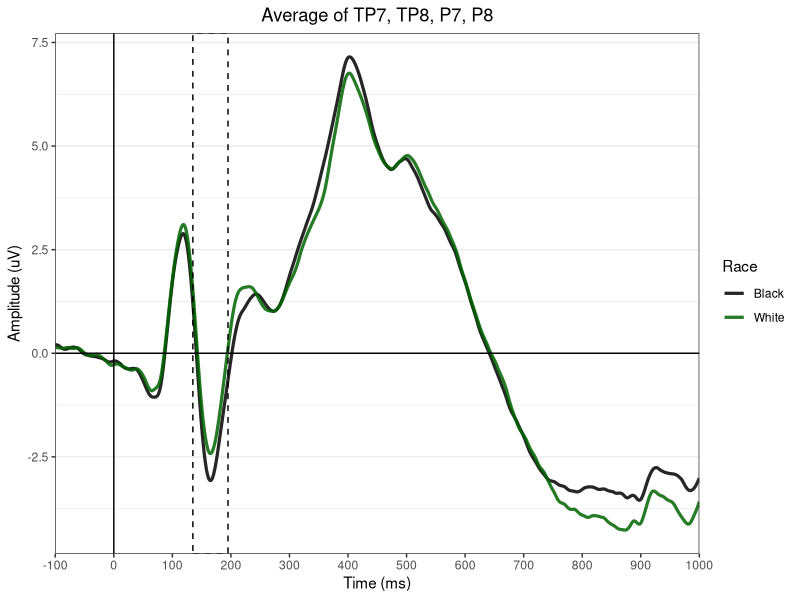
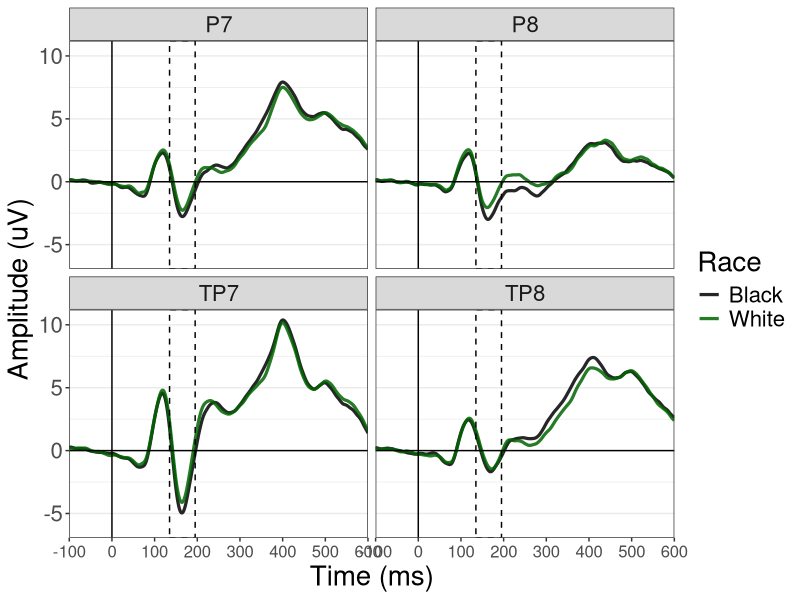
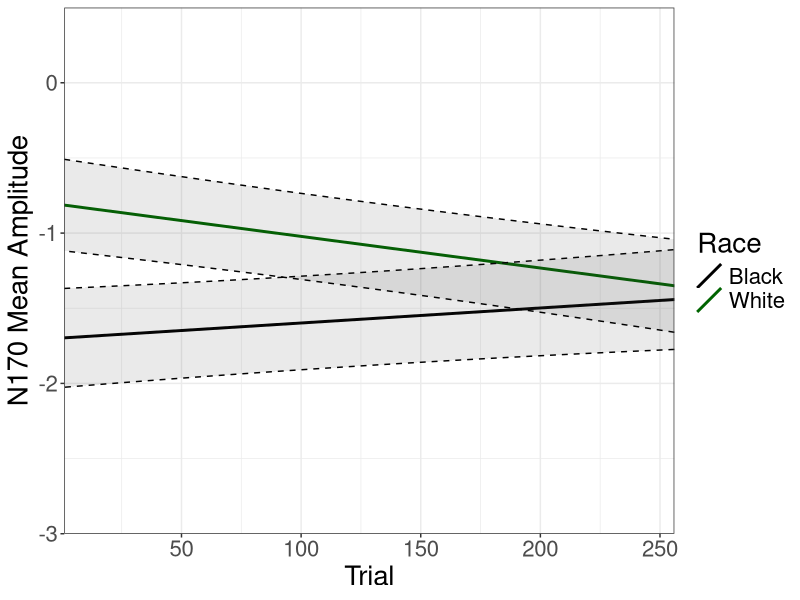
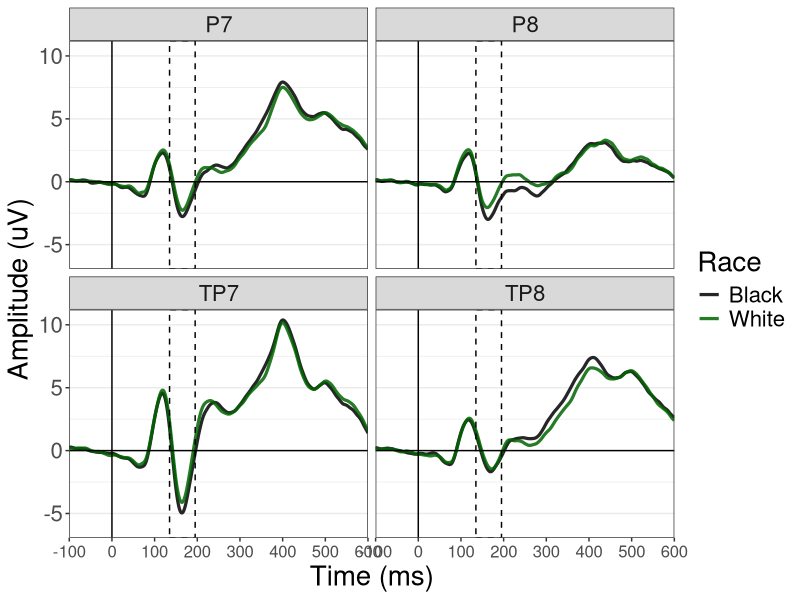
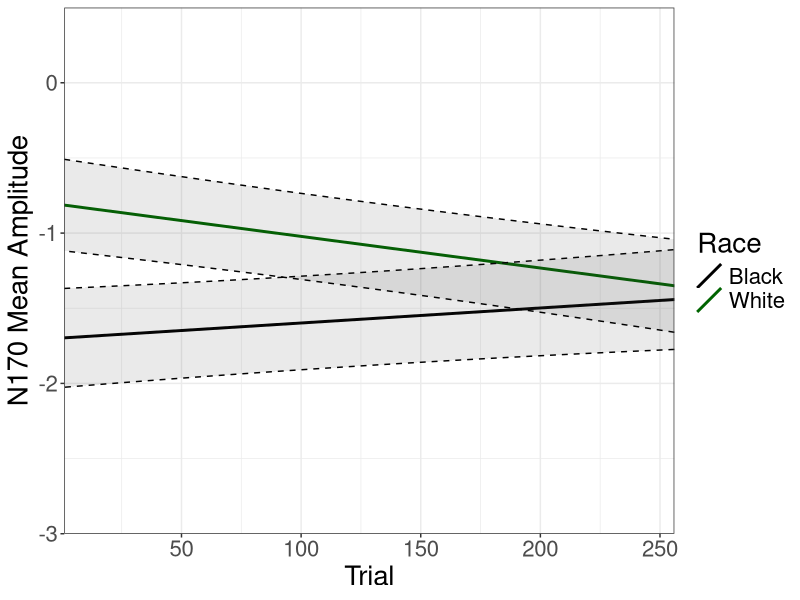

These charts were generated, in order, by the following R code:
## ---- chunk 1
knitr::opts_chunk$set(echo = TRUE)
options(width=140)
require(dplyr)
require(ggplot2)
require(lme4)
require(lmerTest)
require(tidyr)
## ---- chunk 2
grand = read.delim("For_plotting_Cat_N170_noBS.txt")
grand$avgElec = (grand$TP7 + grand$TP8 + grand$P7 + grand$P8)/4

avg = select(grand, Time, Race, avgElec) %>% 
  group_by(Time, Race) %>% 
  summarise_each(funs(mean(., na.rm=TRUE))) %>% 
  as.data.frame()

N170box =  annotate("rect",    #N170
                    xmin=135, xmax=195, ymin=-Inf, ymax=Inf,
                    alpha=0,
                    fill="#F0E0FF",
                    color="black", 
                    linetype="dashed")

ERPline = geom_line(lwd=1.1, alpha=.85,
                    aes(color = Race, linetype = Race))

condLineType <- c("Black" = "solid",
                  "White" = "solid")

condColors <- c("Black" = "black", 
                "White" = "darkgreen")

none = element_blank() 

# average of all 9 electrodes
ggplot(data=avg, aes(Time, avgElec, group = Race)) + 
  ERPline + 
  N170box + 
  theme_bw() + 
  theme(panel.grid.major.x = none, panel.grid.minor.x = none) +
  scale_x_continuous("Time (ms)", 
                     limits=c(-100, 1000), 
                     expand=c(0,0),   # expand=c(0,0) removes extra space before & after data
                     breaks=c(-100, 0, 100, 200, 300, 400, 500, 600, 700, 800, 900, 1000)) +
  geom_hline(yintercept=0) + # adds x axis
  geom_vline(xintercept=0) +
#  scale_y_continuous(limits =c(10, -7.5)) +  # scale_y_reverse flips y axis
  ylab("Amplitude (uV)") +
  scale_color_manual(values=condColors) +
  scale_linetype_manual(values=condLineType) +
  ggtitle("Average of TP7, TP8, P7, P8") +
  theme(plot.title = element_text(hjust = 0.5)) # center title

# make different data frame to facet electrodes and plot them separately
forfacetting = select(grand, Time, Race, TP7, TP8, P7, P8) %>% 
  group_by(Time, Race) %>% 
  summarise_each(funs(mean(., na.rm=TRUE))) %>% 
  as.data.frame() %>% 
  gather("Electrode", "MeanAmp", 3:6)

# each electrode separately
ggplot(data=forfacetting, aes(Time, MeanAmp, group = Race)) + 
  ERPline + 
  N170box + 
  theme_bw() + 
  facet_wrap(~Electrode) +
  theme(panel.grid.major.x = none, panel.grid.minor.x = none) +
  scale_x_continuous("Time (ms)", 
                     limits=c(-100, 600), 
                     expand=c(0,0),   # expand=c(0,0) removes extra space before & after data
                     breaks=c(-100, 0, 100, 200, 300, 400, 500, 600)) +
  geom_hline(yintercept=0) + # adds x axis
  geom_vline(xintercept=0) +
#  scale_y_continuous(limits =c(10, -7.5)) +  # scale_y_reverse flips y axis
  ylab("Amplitude (uV)") +
  scale_color_manual(values=condColors) +
  scale_linetype_manual(values=condLineType) +
#  ggtitle("Average of TP7, TP8, P7, P8") +
  theme(plot.title = element_text(hjust = 0.5),# center title
        axis.title = element_text(size = 20),
        axis.text.y = element_text(size = 16),
        axis.text.x = element_text(size = 12),
        legend.title = element_text(size = 20),
        legend.text = element_text(size = 16),
        strip.text = element_text(size = 16)) 

ggsave("./FacettedGrandAverages_N170.tiff")

## ---- chunk 3
dat = read.delim("./Cat_AllSubs_TBTaverages_noBS_groupN170.txt")

sigavg = select(dat, -Trial, -Condition, -Fix) %>% 
  group_by(Subject, Race, Electrode) %>% 
  summarise_each(funs(mean(., na.rm = T))) %>% 
  as.data.frame()

sum = lmer(MeanAmp ~ (1|Subject) + (1|Electrode:Subject), dat = sigavg) %>% summary()

subICC = 4.539/(4.539+1.464+2.235)
elecICC = 2.235/(4.539+1.464+2.235)
## ---- chunk 4
# add effect codes for categorical variables
sigavg$Race.e = NA
sigavg$Race.e[sigavg$Race == "Black"] = -1
sigavg$Race.e[sigavg$Race == "White"] = 1

grand1 = lmer(MeanAmp ~ Race.e + (Race.e|Subject) + (1|Electrode:Subject), dat = sigavg)
## ---- chunk 5
summary(grand1)$varcor
## ---- chunk 6
round(summary(grand1)$coefficients, digits = 3)
## ---- chunk 7
lmer(MeanAmp ~ (1|Subject) + (1|Electrode:Subject), dat = dat) %>% summary()

subICC = 4.557/(4.557+2.392+100.462)
elecICC = 2.392/(4.557+2.392+100.462)
## ---- chunk 8
# making dummy codes is redundant but comforting, so LET ME LIVE
dat$Race.d = NA
dat$Race.d[dat$Race == "Black"] = 0
dat$Race.d[dat$Race == "White"] = 1

# find slopes and intercepts with dummy coded model, trial (unscaled) is included
plot1.d = lmer(MeanAmp ~ Race.d*Trial + (Race.d|Subject) + (1|Electrode:Subject), dat = dat)

parms <- fixef(plot1.d) # fixed parameters from model
vcmat <- vcov(plot1.d) # variance/covariance matrix of fixed effects

# First calculate slopes

## each row of this matrix defines entries of parms that we want to combine:
STmat <- matrix(NA,2,4)
STmat[1,] <- c(0,0,1,0) # slope for race = 0 (black)
STmat[2,] <- c(0,0,1,1) # slope for race = 1 (white)

Sparest <- STmat %*% parms          # see above for notation

# Next calculate intercepts

## each row of this matrix defines entries of parms that we want to combine:
ITmat <- matrix(NA,2,4)
ITmat[1,] <- c(1,0,0,0) # intercept for race = 0 (black)
ITmat[2,] <- c(1,1,0,0) # intercept for race = 1 (white)

Iparest <- ITmat %*% parms          # see above for notation

forPlotting = cbind(Sparest, Iparest) %>% as.data.frame()
names(forPlotting) = c("Slope", "Intercept")

# label for understanding
forPlotting$Race = c("Black", "White")

# calculate SE for each trial, separately for each race
SETmat <- matrix(NA,512,4)
SETmat[,1] = 1 # first column is intercept
SETmat[1:256, 2] = 0 # second column is race. For first half of rows, race = 0 (Black) 
SETmat[1:256, 3] = 1:256 # third column is trial. Different row for each trial
SETmat[1:256, 4] = 0 # fourth column is interaction. 0 when race = 0, trial number when race = 1
SETmat[257:512, 2] = 1 # second column is race. For second half of rows, race = 1 (White) 
SETmat[257:512, 3] = 1:256 # third column is trial. Different row for each trial
SETmat[257:512, 4] = 1:256 # fourth column is interaction. 0 when race = 0, trial number when race = 1

newvc <- SETmat %*% vcmat %*% t(SETmat)
ses <- sqrt(diag(newvc)) # long string of SEs for each trial, first 256 are for Black faces, second 256 are for White faces

SE.dat = data.frame(Race = rep(c("Black", "White"), each=256), Trial = rep(c(1:256), 2), SE = ses)

# sloppy, and there's probably a better way of doing this
# but take slope and intercept and calculate all the points on the line for each trial so that I can calculate upper and lower 95% CIs 
SE.dat$Point = NULL
SE.dat$Point[SE.dat$Race == "Black"] = forPlotting$Intercept[forPlotting$Race == "Black"] + 1:256*forPlotting$Slope[forPlotting$Race == "Black"]
SE.dat$Point[SE.dat$Race == "White"] = forPlotting$Intercept[forPlotting$Race == "White"] + 1:256*forPlotting$Slope[forPlotting$Race == "White"]

# calculate upper and lower bound (+/- 1 SE)
SE.dat$upper = SE.dat$Point + SE.dat$SE
SE.dat$lower = SE.dat$Point - SE.dat$SE

# BINGO -------------------------------------------------------------------
ggplot(SE.dat, aes(Trial, Point, alpha = Race, color = Race, shape = Race)) +
  geom_abline(data = forPlotting, aes(intercept=Intercept, slope=Slope, color = Race), size=1)+
  geom_ribbon(aes(ymin=lower, ymax=upper, x = Trial),
              linetype = "dashed",
              alpha = .1,
              color = "black") +
  labs(x = "Trial", y = "N170 Mean Amplitude") +
  #  scale_shape_manual(values=c(1,19,1,19)) +
  scale_alpha_manual(values=c(.1,.1,.1,.1)) +
  scale_color_manual(values=c("black", "darkgreen")) +
  theme_bw() +
  scale_y_continuous(limits =c(-3, .5), expand=c(0,0)) +
  scale_x_continuous(expand=c(0,0)) +
  #  ggtitle("Trial is original trial number") +
  theme(plot.title = element_text(hjust = 0.5),# center title
        axis.title = element_text(size = 20),
        axis.text = element_text(size = 16),
        legend.title = element_text(size = 20),
        legend.text = element_text(size = 16)) 

ggsave("./SimpleSlopes_N170.tiff")
## ---- chunk 9
# rescale trial
dat$Trial.begin = (dat$Trial-1)/25.5
# shift trial to look at fixed effects at end of task as well
dat$Trial.end = dat$Trial.begin - 10

# find slopes with dummy coded model, trial is scaled
begin.d <- lmer(MeanAmp ~ Race.d*Trial.begin + (Race.d|Subject) + (1|Electrode:Subject), dat = dat)

parms <- fixef(begin.d) # fixed parameters from model
vcmat <- vcov(begin.d) # variance/covariance matrix of fixed effects

## each row of this matrix defines entries of parms that we want to combine:
Tmat <- matrix(NA,2,4)
Tmat[1,] <- c(0,0,1,0) # slope for race = 0 (black)
Tmat[2,] <- c(0,0,1,1) # slope for race = 1 (white)

parest <- Tmat %*% parms          # see above for notation
newvc <- Tmat %*% vcmat %*% t(Tmat)
ses <- sqrt(diag(newvc)) 

## final results
fin = cbind(parest, ses) %>% as.data.frame()
names(fin) = c("est", "ses")

# to calculate 95% CI intervals, lower bound = m - 2*SE, upper bound = m + 2*SE

fin$lbnd = fin$est - 2*fin$ses
fin$ubnd = fin$est + 2*fin$ses

fin = format(fin, digits = 3)

# relabel for understanding
fin$Race = c("Black", "White")

fin = rename(fin, Estimate = est, SE = ses, ci95_lower = lbnd, ci95_upper = ubnd)

# display
fin
## ---- chunk 10
# same model, but with effect coding
dat$Race.e = NA
dat$Race.e[dat$Race == "Black"] = -1
dat$Race.e[dat$Race == "White"] = 1

begin.e = lmer(MeanAmp ~ Race.e*Trial.begin + (Race.e|Subject) + (1|Electrode:Subject), dat = dat)
## ---- chunk 11
summary(begin.e)$varcor
## ---- chunk 12
round(summary(begin.e)$coefficients, digits = 3)
## ---- chunk 13
# same model, but with effect coding
end.e = lmer(MeanAmp ~ Race.e*Trial.end + (Race.e|Subject) + (1|Electrode:Subject), dat = dat)
## ---- chunk 14
summary(end.e)$varcor
## ---- chunk 15
round(summary(end.e)$coefficients, digits = 3)
